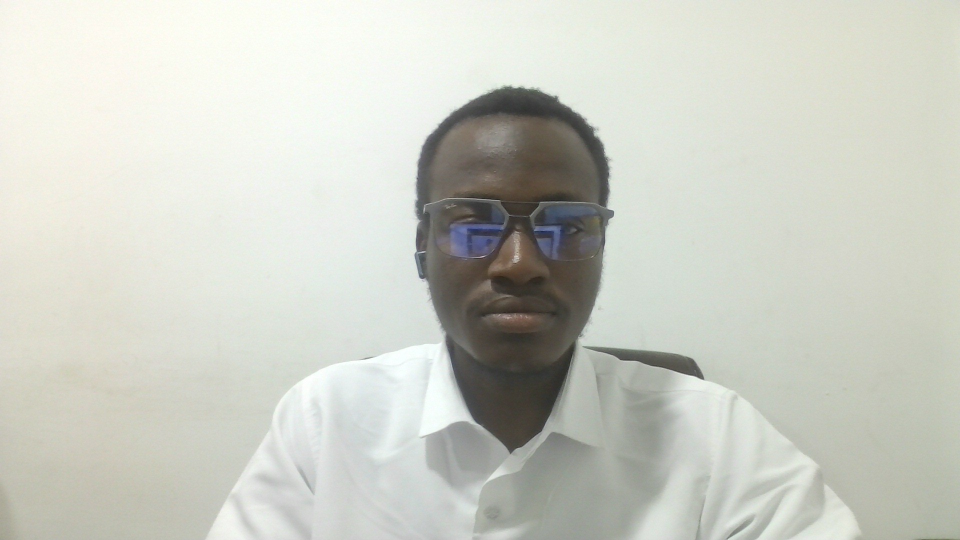
#> input picture picture.jpg, 1920 x 1080 px (shown at 1/2 size)
$ python -i face_enhance.py   (imports and definitions only)
#> lines starting #> are read from the running program, lines starting #| are printed output that depends on the picture; after the words box and inside, x2 and y2 are one past the last pixel; in counts of white or black regions, pixels touching at a corner belong together
# [487 lines of commented-out code are left out]


import cv2
import numpy as np
from tkinter import Tk, Button, Label, Scale, HORIZONTAL, filedialog, Frame
from PIL import Image, ImageTk
import tkinter as tk

class PerfectSkinEnhancer:
    def __init__(self):
        self.root = Tk()
        self.root.title("Perfect Skin Enhancement Studio")
        self.root.geometry("1400x900")
        self.root.configure(bg='#1a1a1a')

        self.original_image = None
        self.current_image = None
        self.skin_mask = None

        self.setup_ui()
    def setup_ui(self):
        # Header
        header = Frame(self.root, bg='#2d2d2d', height=80)
        header.pack(fill='x')
        Label(header, text="🎨 Perfect Skin Enhancement Studio",
            font=("Arial", 20, "bold"), bg='#2d2d2d', fg='white').pack(pady=20)

        # Initialize controls dictionary BEFORE creating sliders
        self.controls = {}

        # Main container
        main_container = Frame(self.root, bg='#1a1a1a')
        main_container.pack(fill='both', expand=True, padx=20, pady=10)


    # [12 lines of commented-out code are left out]
        control_panel = Frame(main_container, bg='#2d2d2d', width=350)
        control_panel.pack(side='left', fill='y', padx=(0, 10))
        control_panel.pack_propagate(False)

        # Upload button
        Button(control_panel, text="📁 Upload Image", command=self.upload_image,
               bg='#4CAF50', fg='white', font=("Arial", 12, "bold"),
               padx=30, pady=15, relief='flat', cursor='hand2').pack(pady=20, padx=20)

        # Scrollable controls frame
        canvas = tk.Canvas(control_panel, bg='#2d2d2d', highlightthickness=0)
        scrollbar = tk.Scrollbar(control_panel, orient="vertical", command=canvas.yview)
        scrollable_frame = Frame(canvas, bg='#2d2d2d')

        scrollable_frame.bind(
            "<Configure>",
            lambda e: canvas.configure(scrollregion=canvas.bbox("all"))
        )

        canvas.create_window((0, 0), window=scrollable_frame, anchor="nw")
        canvas.configure(yscrollcommand=scrollbar.set)

        canvas.pack(side="left", fill="both", expand=True, padx=10)
        scrollbar.pack(side="right", fill="y")

        # Enhancement controls
        self.create_control(scrollable_frame, "✨ Overall Enhancement", 0, 100, 50, 'enhancement')
        self.create_control(scrollable_frame, "💡 Brightness", -30, 30, 8, 'brightness')
        self.create_control(scrollable_frame, "🌟 Radiance", 0, 100, 45, 'radiance')
        self.create_control(scrollable_frame, "🎭 Smoothness Level", 0, 100, 60, 'smoothness')
        self.create_control(scrollable_frame, "🔥 Warmth", -30, 30, 12, 'warmth')
        self.create_control(scrollable_frame, "🎨 Tone Evenness", 0, 100, 55, 'evenness')
        self.create_control(scrollable_frame, "💫 Clarity", 0, 100, 40, 'clarity')
        self.create_control(scrollable_frame, "🌈 Saturation", -30, 30, 8, 'saturation')
        self.create_control(scrollable_frame, "⚡ Sharpness", 0, 100, 25, 'sharpness')
        self.create_control(scrollable_frame, "👁️ Eye Enhancement", 0, 100, 30, 'eyes')

        # Preset buttons
        preset_frame = Frame(scrollable_frame, bg='#2d2d2d')
        preset_frame.pack(pady=20, padx=10)

        Label(preset_frame, text="Quick Presets", font=("Arial", 11, "bold"),
              bg='#2d2d2d', fg='white').pack(pady=5)

        Button(preset_frame, text="Natural", command=lambda: self.apply_preset('natural'),
               bg='#3d3d3d', fg='white', width=15).pack(pady=3)
        Button(preset_frame, text="Flawless", command=lambda: self.apply_preset('flawless'),
               bg='#3d3d3d', fg='white', width=15).pack(pady=3)
        Button(preset_frame, text="Instagram", command=lambda: self.apply_preset('instagram'),
               bg='#3d3d3d', fg='white', width=15).pack(pady=3)
        Button(preset_frame, text="Reset", command=self.reset_controls,
               bg='#d32f2f', fg='white', width=15).pack(pady=3)

        # Save button
        Button(control_panel, text="💾 Save Enhanced Image", command=self.save_image,
               bg='#2196F3', fg='white', font=("Arial", 12, "bold"),
               padx=30, pady=15, relief='flat', cursor='hand2').pack(side='bottom', pady=20, padx=20)

        # Right panel - Image display
        image_panel = Frame(main_container, bg='#1a1a1a')
        image_panel.pack(side='right', fill='both', expand=True)

        self.image_label = Label(image_panel, bg='#1a1a1a')
        self.image_label.pack(expand=True)

        self.controls = {}

    def create_control(self, parent, label, min_val, max_val, default, key):
        frame = Frame(parent, bg='#2d2d2d')
        frame.pack(fill='x', pady=8, padx=10)

        Label(frame, text=label, font=("Arial", 10), bg='#2d2d2d',
              fg='white', anchor='w').pack(fill='x')

        scale = Scale(frame, from_=min_val, to=max_val, orient=HORIZONTAL,
                     bg='#2d2d2d', fg='white', highlightthickness=0,
                     troughcolor='#1a1a1a', activebackground='#4CAF50',
                     command=lambda v: self.update_enhancement())
        scale.set(default)
        scale.pack(fill='x')

        self.controls[key] = scale

    # [9 lines left out: function upload_image, not called in this run]

    def advanced_skin_detection(self, img):
        """Multi-method skin detection for accuracy"""
        # Method 1: YCrCb
        ycrcb = cv2.cvtColor(img, cv2.COLOR_RGB2YCrCb)
#> ycrcb: shape (1080, 1920, 3); mean of channels 0, 1, 2 204.1, 127.7, 123.8
        lower_ycrcb = np.array([0, 135, 85], dtype=np.uint8)
        upper_ycrcb = np.array([255, 180, 135], dtype=np.uint8)
        mask1 = cv2.inRange(ycrcb, lower_ycrcb, upper_ycrcb)
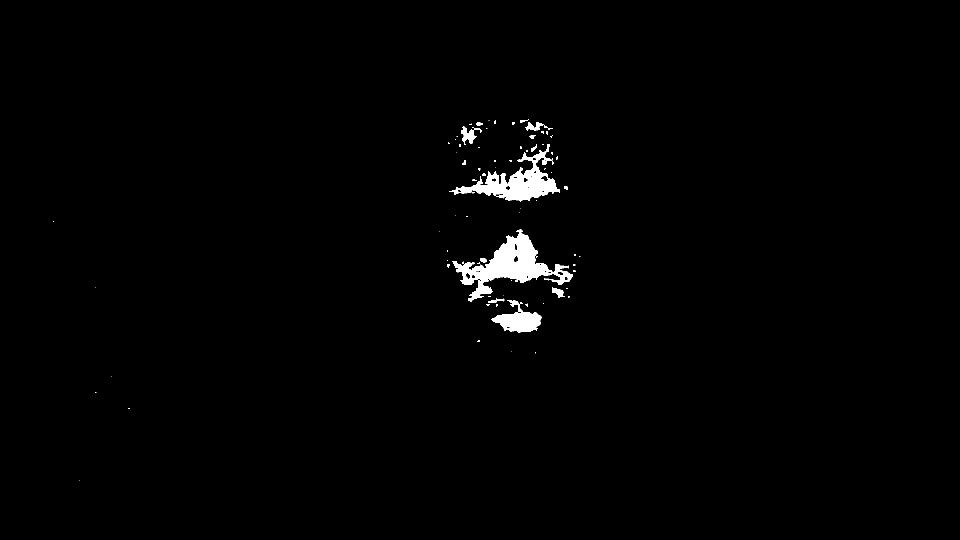
#> mask1: shape (1080, 1920) (shown at 1/2 size); 1.2% white; 76 white regions (51 under 20 px), largest, box (x1, y1, x2, y2) and area: (904, 459, 1146, 604) 11233, (898, 288, 1120, 403) 8142, (982, 600, 1084, 666) 3213

        # Method 2: HSV
        hsv = cv2.cvtColor(img, cv2.COLOR_RGB2HSV)
#> hsv: shape (1080, 1920, 3); mean H, S, V 41.6, 15, 206.8
        lower_hsv = np.array([0, 20, 70], dtype=np.uint8)
        upper_hsv = np.array([20, 255, 255], dtype=np.uint8)
        mask2 = cv2.inRange(hsv, lower_hsv, upper_hsv)
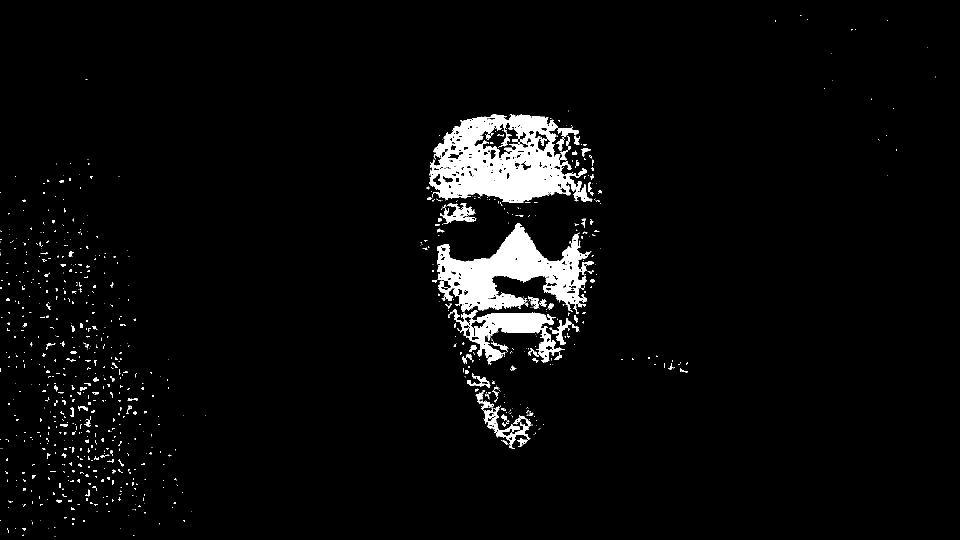
#> mask2: shape (1080, 1920) (shown at 1/2 size); 4.1% white; 917 white regions (738 under 20 px), largest, box (x1, y1, x2, y2) and area: (858, 228, 1184, 406) 33417, (874, 447, 1188, 628) 25514, (896, 618, 1130, 730) 9022

        # Combine masks
        skin_mask = cv2.bitwise_or(mask1, mask2)
#> skin_mask: shape (1080, 1920); 4.1% white; 919 white regions (741 under 20 px), largest, box (x1, y1, x2, y2) and area: (874, 447, 1188, 730) 34919, (858, 228, 1184, 406) 33442, (966, 813, 1062, 898) 1980

        # Morphological operations
        kernel = cv2.getStructuringElement(cv2.MORPH_ELLIPSE, (7, 7))
        skin_mask = cv2.morphologyEx(skin_mask, cv2.MORPH_CLOSE, kernel, iterations=2)
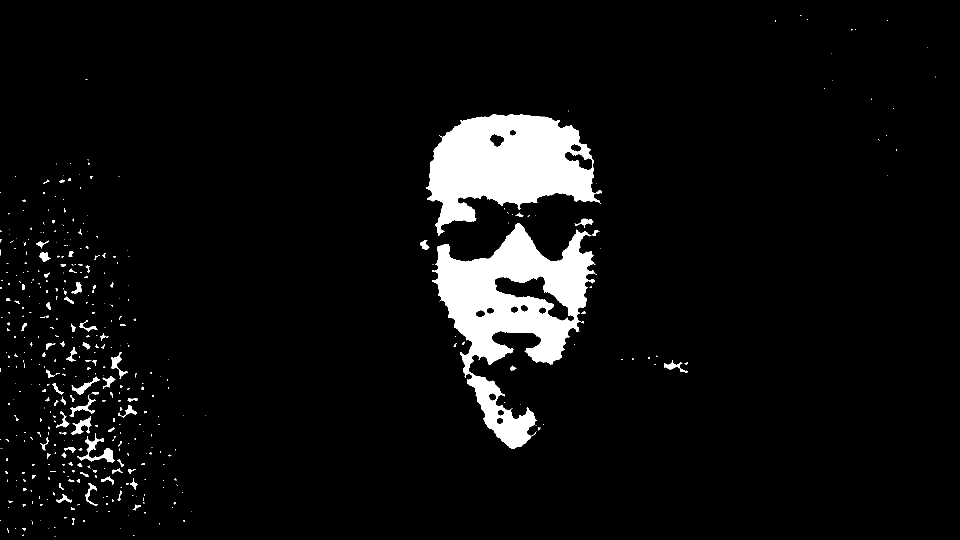
#> skin_mask: shape (1080, 1920) (shown at 1/2 size); 5.8% white; 432 white regions (316 under 20 px), largest, box (x1, y1, x2, y2) and area: (864, 447, 1193, 898) 57402, (852, 228, 1204, 472) 49828, (154, 866, 230, 926) 1157
        skin_mask = cv2.morphologyEx(skin_mask, cv2.MORPH_OPEN, kernel)
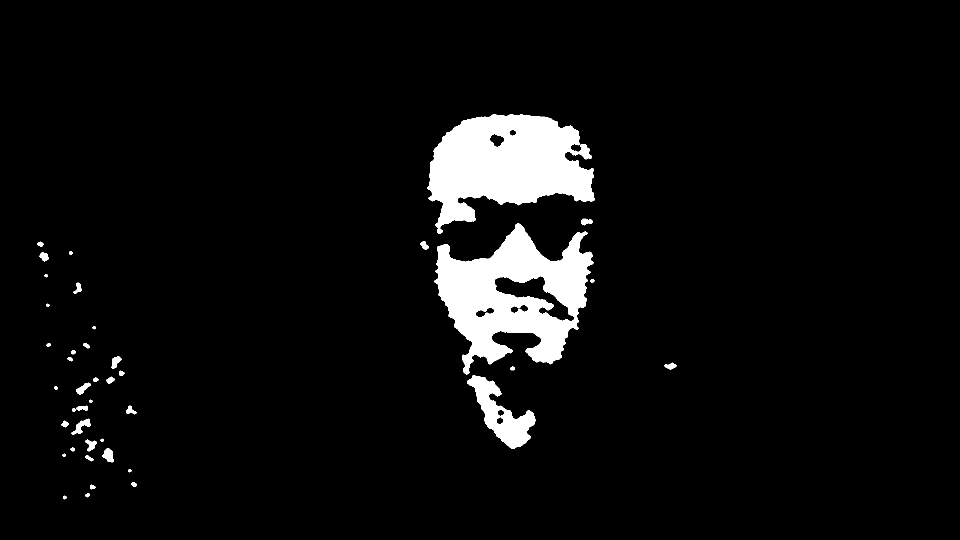
#> skin_mask: shape (1080, 1920) (shown at 1/2 size); 5.4% white; 42 white regions, largest, box (x1, y1, x2, y2) and area: (855, 228, 1190, 468) 49439, (869, 447, 1187, 749) 48988, (934, 750, 1072, 898) 7684

        # Remove small noise
        skin_mask = cv2.medianBlur(skin_mask, 5)
#> skin_mask: shape (1080, 1920); 5.3% white; 42 white regions, largest, box (x1, y1, x2, y2) and area: (855, 228, 1190, 467) 49430, (869, 447, 1187, 749) 48975, (934, 751, 1072, 898) 7684

        # Smooth edges
        skin_mask = cv2.GaussianBlur(skin_mask, (9, 9), 0)

        return skin_mask

    # [248 lines left out: functions frequency_separation, enhance_eyes, perfect_skin_enhancement, update_enhancement, display_current_image, apply_preset and 2 more, not called in this run]

    def run(self):
        self.root.mainloop()

# [3 lines not run here, left out]

>>> import cv2
>>> picture = cv2.cvtColor(cv2.imread('picture.jpg'), cv2.COLOR_BGR2RGB)
>>> result = PerfectSkinEnhancer().advanced_skin_detection(picture)

$ run again, on enhanced.jpg
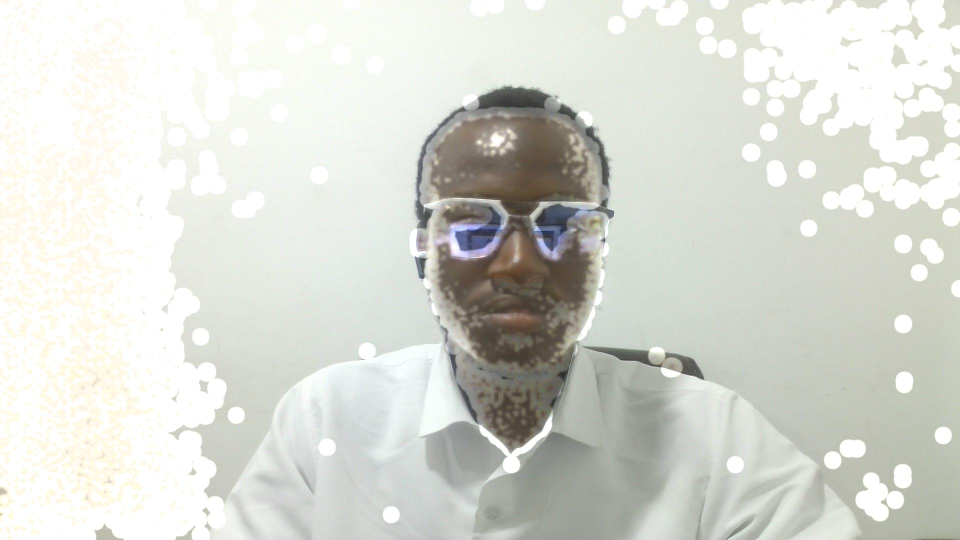
#> input picture enhanced.jpg, 1920 x 1080 px (shown at 1/2 size)
#> ycrcb: shape (1080, 1920, 3); mean of channels 0, 1, 2 216.8, 127.8, 124.9
#> in advanced_skin_detection, `mask1 = cv2.inRange(ycrcb, lower_ycrcb, upper_ycrcb)`:
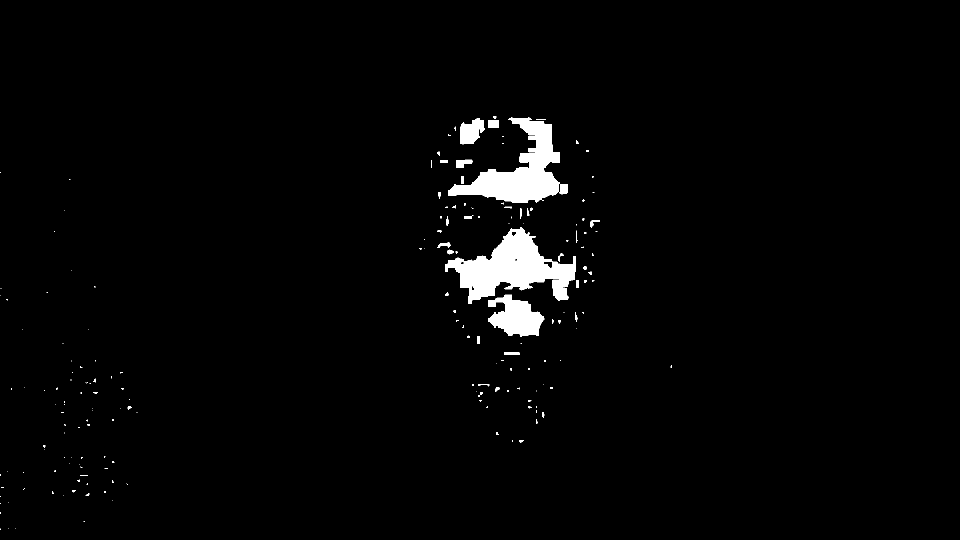
#> mask1: shape (1080, 1920) (shown at 1/2 size); 2.2% white; 190 white regions (134 under 20 px), largest, box (x1, y1, x2, y2) and area: (890, 454, 1152, 608) 18318, (896, 234, 1136, 406) 16060, (976, 589, 1089, 674) 5894
#> hsv: shape (1080, 1920, 3); mean H, S, V 39, 11.9, 219.2
#> mask2: shape (1080, 1920); 5.6% white; 693 white regions (541 under 20 px), largest, box (x1, y1, x2, y2) and area: (858, 228, 1188, 746) 95667, (952, 769, 1084, 895) 7486, (876, 404, 970, 449) 2104
#> in advanced_skin_detection, `skin_mask = cv2.morphologyEx(skin_mask, cv2.MORPH_OPEN, kernel)`:
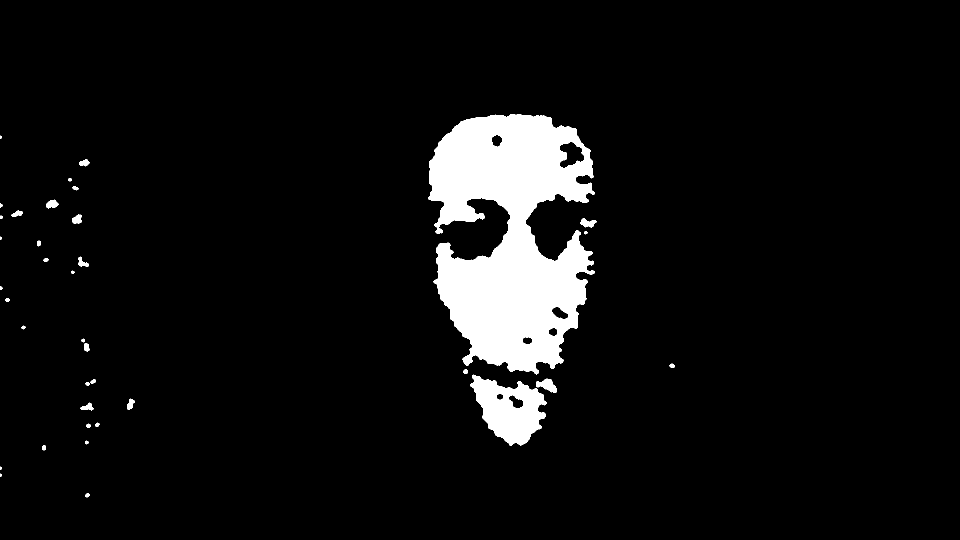
#> skin_mask: shape (1080, 1920) (shown at 1/2 size); 6.2% white; 37 white regions, largest, box (x1, y1, x2, y2) and area: (856, 228, 1190, 749) 111908, (940, 749, 1093, 892) 12366, (1072, 757, 1114, 786) 658
